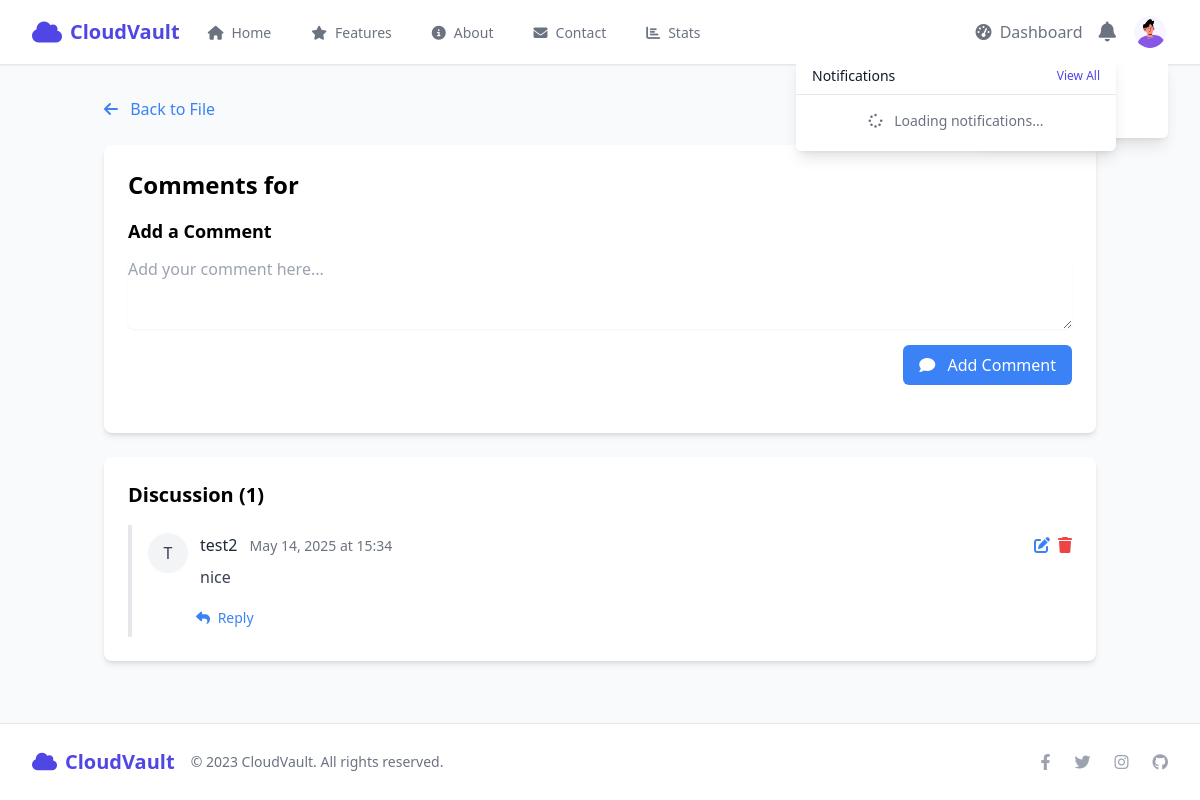
Screenshot of /files/file/7/comments/ (signed in) with the database file from the repository.
### accounts/models.py (models this page shows, shortened)
class UserProfile(models.Model):
    user = models.OneToOneField(User, on_delete=models.CASCADE, related_name='profile')
    avatar = models.ImageField(upload_to=get_profile_image_path, default='profile_images/default.png')
    bio = models.TextField(max_length=500, blank=True)
    storage_used = models.BigIntegerField(default=0)  # Used storage in bytes
    storage_limit = models.BigIntegerField(default=1073741824)  # Default 1GB limit (in bytes)
    storage_limit_enforced = models.BooleanField(default=True)  # Whether to enforce storage limits
    last_storage_update = models.DateTimeField(auto_now=True)  # Track when storage was last updated

### files/models.py (models this page shows, shortened)
class Comment(models.Model):
    file = models.ForeignKey(FileItem, on_delete=models.CASCADE, related_name='comments')
    user = models.ForeignKey(User, on_delete=models.CASCADE, related_name='file_comments')
    parent = models.ForeignKey('self', on_delete=models.CASCADE, null=True, blank=True, related_name='replies')
    content = models.TextField()
    created_at = models.DateTimeField(default=timezone.now)
    updated_at = models.DateTimeField(auto_now=True)
    class Meta:
        ordering = ['created_at']

### files/views.py (the view)
# urls.py: path('file/<int:file_id>/comments/', views.view_comments, name='view_comments'),
@login_required
def view_comments(request, file_id):
    file = get_object_or_404(FileItem, id=file_id)
    if file.user != request.user and not SharedFile.objects.filter(
            file=file, shared_with=request.user).exists():
        messages.error(request, "You don't have permission to view this file.")
        return redirect('files:dashboard')
    comments = Comment.objects.filter(
        file=file,
        parent=None
    ).order_by('-created_at')
    if request.method == 'POST':
        form = CommentForm(request.POST)
        if form.is_valid():
            comment = form.save(commit=False)
            comment.file = file
            comment.user = request.user
            comment.save()
            messages.success(request, "Comment added successfully.")
            return redirect('files:view_comments', file_id=file_id)
    else:
        form = CommentForm()
    return render(request, 'files/comments.html', {
        'file': file,
        'comments': comments,
        'form': form
    })

### files/forms.py
class CommentForm(forms.ModelForm):
    content = forms.CharField(
        widget=forms.Textarea(attrs={'rows': 3, 'placeholder': 'Add your comment here...', 'class': 'form-input rounded-md shadow-sm mt-1 block w-full'}),
        label="",
        required=True
    )
    class Meta:
        model = Comment
        fields = ['content']

### templates/files/comments.html (shortened to what this page needs)
{% extends 'base.html' %}
{% load static %}
{% block content %}
<div class="container mx-auto px-4 py-8">
    <div class="mb-6">
        <a href="{% url 'files:file_detail' file_id=file.id %}" class="text-blue-500 hover:text-blue-700">
            <i class="fas fa-arrow-left mr-2"></i> Back to File
        </a>
    </div>
    <div class="bg-white rounded-lg shadow-md p-6 mb-6">
        <h1 class="text-2xl font-bold mb-4">Comments for {{ file.name }}</h1>
        <div class="mb-6">
            <h2 class="text-lg font-semibold mb-3">Add a Comment</h2>
            <form method="post" action="{% url 'files:view_comments' file_id=file.id %}">
                <div class="mb-4">
                    {{ form.content }}
                </div>
                <div class="flex justify-end">
                    <button type="submit" class="bg-blue-500 hover:bg-blue-600 text-white font-medium py-2 px-4 rounded-md focus:outline-none focus:ring-2 focus:ring-blue-500 focus:ring-offset-2">
                        <i class="fas fa-comment mr-2"></i> Add Comment
                    </button>
                </div>
            </form>
        </div>
    </div>
    <div class="bg-white rounded-lg shadow-md p-6">
        <h2 class="text-xl font-semibold mb-4">Discussion ({{ comments.count }})</h2>
        {% if comments %}
            <div class="space-y-6">
                {% for comment in comments %}
                    {% include "files/comment_item.html" with comment=comment %}
                {% endfor %}
            </div>
        {% else %}
            <div class="text-gray-500 text-center py-6">
                <i class="fas fa-comments text-3xl mb-2"></i>
                <p>No comments yet. Be the first to start the discussion.</p>
            </div>
        {% endif %}
    </div>
</div>
{% endblock %}

### templates/base.html (shortened to what this page needs)
<!DOCTYPE html>
<html lang="en">
<head>
    <script src="https://cdn.tailwindcss.com"></script>
    <link rel="stylesheet" href="https://cdnjs.cloudflare.com/ajax/libs/font-awesome/6.4.0/css/all.min.css">
</head>
<body class="min-h-screen bg-gray-50 flex flex-col">
    <nav class="bg-white shadow-sm border-b">
        <div class="max-w-7xl mx-auto px-4 sm:px-6 lg:px-8">
            <div class="flex justify-between h-16">
                <div class="flex">
                    <div class="flex-shrink-0 flex items-center">
                        <a href="{% url 'core:home' %}" class="text-primary-600 font-bold text-xl flex items-center">
                            <i class="fas fa-cloud mr-2 text-2xl"></i>
                            CloudVault
                        </a>
                    </div>
                    <div class="hidden sm:ml-6 sm:flex sm:space-x-8">
                        <a href="{% url 'core:home' %}" class="{% if request.resolver_match.url_name == 'home' %}border-primary-500 text-gray-900{% else %}border-transparent text-gray-500 hover:border-gray-300 hover:text-gray-700{% endif %} inline-flex items-center px-1 pt-1 border-b-2 text-sm font-medium">
                            <i class="fas fa-home mr-2"></i>Home
                        </a>
                        <a href="{% url 'core:features' %}" class="{% if request.resolver_match.url_name == 'features' %}border-primary-500 text-gray-900{% else %}border-transparent text-gray-500 hover:border-gray-300 hover:text-gray-700{% endif %} inline-flex items-center px-1 pt-1 border-b-2 text-sm font-medium">
                            <i class="fas fa-star mr-2"></i>Features
                        </a>
                        <a href="{% url 'core:about' %}" class="{% if request.resolver_match.url_name == 'about' %}border-primary-500 text-gray-900{% else %}border-transparent text-gray-500 hover:border-gray-300 hover:text-gray-700{% endif %} inline-flex items-center px-1 pt-1 border-b-2 text-sm font-medium">
                            <i class="fas fa-info-circle mr-2"></i>About
                        </a>
                        <a href="{% url 'core:contact' %}" class="{% if request.resolver_match.url_name == 'contact' %}border-primary-500 text-gray-900{% else %}border-transparent text-gray-500 hover:border-gray-300 hover:text-gray-700{% endif %} inline-flex items-center px-1 pt-1 border-b-2 text-sm font-medium">
                            <i class="fas fa-envelope mr-2"></i>Contact
                        </a>
                        {% if user.is_authenticated %}
                        <a href="{% url 'core:stats' %}" class="{% if request.resolver_match.url_name == 'stats' %}border-primary-500 text-gray-900{% else %}border-transparent text-gray-500 hover:border-gray-300 hover:text-gray-700{% endif %} inline-flex items-center px-1 pt-1 border-b-2 text-sm font-medium">
                            <i class="fas fa-chart-bar mr-2"></i>Stats
                        </a>
                        {% endif %}
                    </div>
                </div>
                <div class="flex items-center">
                    {% if user.is_authenticated %}
                        <a href="{% url 'core:dashboard' %}" class="text-gray-500 hover:text-gray-700 mr-4">
                            <i class="fas fa-tachometer-alt mr-1"></i> Dashboard
                        </a>
                        <div class="relative mr-4" x-data="{ open: false }">
                            <button @click="open = !open" class="text-gray-500 hover:text-gray-700 relative">
                                <i class="fas fa-bell text-xl"></i>
                            </button>
                            <div x-show="open" @click.away="open = false" class="origin-top-right absolute right-0 mt-2 w-80 rounded-md shadow-lg z-50">
                                <div class="py-1 rounded-md bg-white shadow-xs max-h-96 overflow-y-auto">
                                    <div class="px-4 py-2 border-b border-gray-200 flex justify-between items-center">
                                        <h3 class="text-sm font-medium text-gray-900">Notifications</h3>
                                        <a href="{% url 'notifications:list' %}" class="text-xs text-primary-600 hover:text-primary-800">View All</a>
                                    </div>
                                    <div id="notification-dropdown-content">
                                        <div class="p-4 text-center text-sm text-gray-500">
                                            <i class="fas fa-spinner fa-spin mr-2"></i> Loading notifications...
                                        </div>
                                    </div>
                                </div>
                            </div>
                        </div>
                        <div class="relative" x-data="{ open: false }">
                            <button @click="open = !open" class="flex text-sm border-2 border-transparent rounded-full focus:outline-none focus:border-gray-300 transition duration-150 ease-in-out">
                                {% if user.profile.avatar %}
                                    <img class="h-8 w-8 rounded-full object-cover" src="{{ user.profile.avatar.url }}" alt="Profile">
                                {% else %}
                                    <div class="h-8 w-8 rounded-full bg-primary-500 flex items-center justify-center text-white">
                                        {{ user.username|first|upper }}
                                    </div>
                                {% endif %}
                            </button>
                            <div x-show="open" @click.away="open = false" class="origin-top-right absolute right-0 mt-2 w-48 rounded-md shadow-lg">
                                <div class="py-1 rounded-md bg-white shadow-xs">
                                    <a href="{% url 'accounts:profile' %}" class="block px-4 py-2 text-sm text-gray-700 hover:bg-gray-100">Your Profile</a>
                                    <a href="{% url 'accounts:logout' %}" class="block px-4 py-2 text-sm text-gray-700 hover:bg-gray-100">Sign out</a>
                                </div>
                            </div>
                        </div>
                    {% endif %}
                </div>
            </div>
        </div>
    </nav>
    <main class="flex-grow">
        {% block content %}{% endblock %}
    </main>
    <footer class="bg-white border-t">
        <div class="max-w-7xl mx-auto py-6 px-4 sm:px-6 lg:px-8">
            <div class="flex flex-col md:flex-row justify-between items-center">
                <div class="flex items-center mb-4 md:mb-0">
                    <span class="text-primary-600 font-bold text-xl flex items-center">
                        <i class="fas fa-cloud mr-2"></i>
                        CloudVault
                    </span>
                    <span class="ml-4 text-sm text-gray-500">© 2023 CloudVault. All rights reserved.</span>
                </div>
                <div class="flex space-x-6">
                    <a href="#" class="text-gray-400 hover:text-gray-500">
                        <i class="fab fa-facebook-f"></i>
                    </a>
                    <a href="#" class="text-gray-400 hover:text-gray-500">
                        <i class="fab fa-twitter"></i>
                    </a>
                    <a href="#" class="text-gray-400 hover:text-gray-500">
                        <i class="fab fa-instagram"></i>
                    </a>
                    <a href="#" class="text-gray-400 hover:text-gray-500">
                        <i class="fab fa-github"></i>
                    </a>
                </div>
            </div>
        </div>
    </footer>
</body>
</html>

### templates/files/comment_item.html (shortened to what this page needs)
<div class="comment-item border-l-4 border-gray-200 pl-4 py-2">
    <div class="flex items-start mb-2">
        <div class="bg-gray-100 rounded-full w-10 h-10 flex items-center justify-center mr-3">
            <span class="text-gray-700 font-medium">{{ comment.user.username|first|upper }}</span>
        </div>
        <div class="flex-1">
            <div class="flex items-center justify-between">
                <div>
                    <span class="font-medium text-gray-800">{{ comment.user.username }}</span>
                    <span class="text-gray-500 text-sm ml-2">{{ comment.created_at|date:"M d, Y" }} at {{ comment.created_at|time:"H:i" }}</span>
                </div>
                {% if comment.user == request.user or file.owner == request.user %}
                <div class="flex space-x-2">
                    {% if comment.user == request.user %}
                    <a href="{% url 'files:edit_comment' comment_id=comment.id %}" class="text-blue-500 hover:text-blue-700">
                        <i class="fas fa-edit"></i>
                    </a>
                    {% endif %}
                    <form method="post" action="{% url 'files:delete_comment' comment_id=comment.id %}" class="inline" onsubmit="return confirm('Are you sure you want to delete this comment?');">
                        <button type="submit" class="text-red-500 hover:text-red-700">
                            <i class="fas fa-trash"></i>
                        </button>
                    </form>
                </div>
                {% endif %}
            </div>
            <div class="mt-2 text-gray-700">
                {{ comment.content|linebreaks }}
            </div>
        </div>
    </div>
    <div class="ml-12 mt-4">
        <button class="text-blue-500 hover:text-blue-700 text-sm font-medium" onclick="toggleReplyForm('reply-form-{{ comment.id }}')">
            <i class="fas fa-reply mr-1"></i> Reply
        </button>
    </div>
</div>

### rows the page displays
Comment: user.username|first "T", user.username "test2", created_at "May 14, 2025", created_at "15:34", content "nice"

### other values shown
{{ comments.count }} "1"
